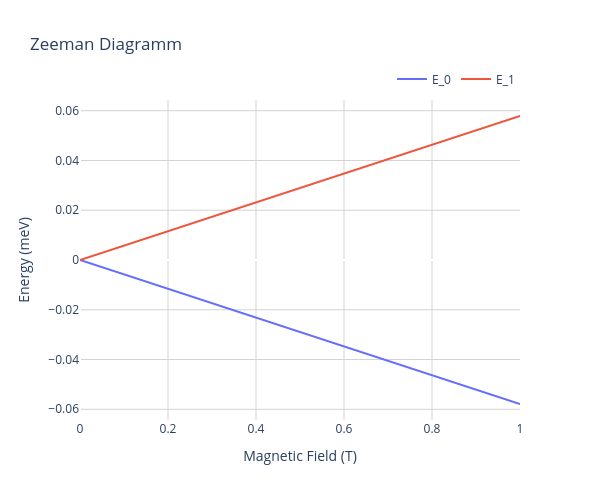
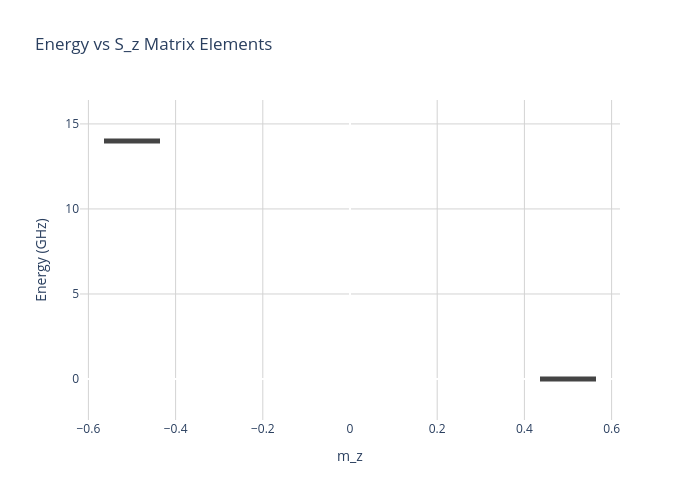

The code cell stored with these charts, in order, in its notebook:
### Code cell
# Create Spin System
spinsys = SpinSys([0.5])

# Modify Spin Hamiltonian Parameters
spinsys.B = [0, 0, 0.5] # Tesla

# First Plots
hamil.plotZeemanDiagramm(spinsys, B_array = np.linspace(0, 1, 50));
hamil.plotEnergyVsS(spinsys, type='z', energyscale='GHz');

### Figure 1 — Plotly figure (JSON) as saved in the notebook; plotly's stock layout.template omitted (floating-point values rounded to 4 significant figures)
{"data": [{"mode": "lines", "name": "E_0", "type": "scatter", "x": [0.0, 0.02041, 0.04082, 0.06122, 0.08163, 0.102, 0.1224, 0.1429, 0.1633, 0.1837, 0.2041, 0.2245, 0.2449, 0.2653, 0.2857, 0.3061, 0.3265, 0.3469, 0.3673, 0.3878, 0.4082, 0.4286, 0.449, 0.4694, 0.4898, 0.5102, 0.5306, 0.551, 0.5714, 0.5918, 0.6122, 0.6327, 0.6531, 0.6735, 0.6939, 0.7143, 0.7347, 0.7551, 0.7755, 0.7959, 0.8163, 0.8367, 0.8571, 0.8776, 0.898, 0.9184, 0.9388, 0.9592, 0.9796, 1.0], "y": [0.0, -0.001181, -0.002362, -0.003544, -0.004725, -0.005906, -0.007087, -0.008269, -0.00945, -0.01063, -0.01181, -0.01299, -0.01417, -0.01536, -0.01654, -0.01772, -0.0189, -0.02008, -0.02126, -0.02244, -0.02362, -0.02481, -0.02599, -0.02717, -0.02835, -0.02953, -0.03071, -0.03189, -0.03307, -0.03426, -0.03544, -0.03662, -0.0378, -0.03898, -0.04016, -0.04134, -0.04252, -0.04371, -0.04489, -0.04607, -0.04725, -0.04843, -0.04961, -0.05079, -0.05197, -0.05316, -0.05434, -0.05552, -0.0567, -0.05788]}, {"mode": "lines", "name": "E_1", "type": "scatter", "x": [0.0, 0.02041, 0.04082, 0.06122, 0.08163, 0.102, 0.1224, 0.1429, 0.1633, 0.1837, 0.2041, 0.2245, 0.2449, 0.2653, 0.2857, 0.3061, 0.3265, 0.3469, 0.3673, 0.3878, 0.4082, 0.4286, 0.449, 0.4694, 0.4898, 0.5102, 0.5306, 0.551, 0.5714, 0.5918, 0.6122, 0.6327, 0.6531, 0.6735, 0.6939, 0.7143, 0.7347, 0.7551, 0.7755, 0.7959, 0.8163, 0.8367, 0.8571, 0.8776, 0.898, 0.9184, 0.9388, 0.9592, 0.9796, 1.0], "y": [0.0, 0.001181, 0.002362, 0.003544, 0.004725, 0.005906, 0.007087, 0.008269, 0.00945, 0.01063, 0.01181, 0.01299, 0.01417, 0.01536, 0.01654, 0.01772, 0.0189, 0.02008, 0.02126, 0.02244, 0.02362, 0.02481, 0.02599, 0.02717, 0.02835, 0.02953, 0.03071, 0.03189, 0.03307, 0.03426, 0.03544, 0.03662, 0.0378, 0.03898, 0.04016, 0.04134, 0.04252, 0.04371, 0.04489, 0.04607, 0.04725, 0.04843, 0.04961, 0.05079, 0.05197, 0.05316, 0.05434, 0.05552, 0.0567, 0.05788]}], "layout": {"height": 500, "legend": {"orientation": "h", "x": 1, "xanchor": "right", "y": 1.02, "yanchor": "bottom"}, "paper_bgcolor": "white", "plot_bgcolor": "white", "title": {"text": "Zeeman Diagramm"}, "width": 600, "xaxis": {"gridcolor": "lightgray", "showgrid": true, "title": {"text": "Magnetic Field (T)"}}, "yaxis": {"gridcolor": "lightgray", "showgrid": true, "title": {"text": "Energy (meV)"}}}}

### Figure 2 — Plotly figure (JSON) as saved in the notebook; plotly's stock layout.template omitted (floating-point values rounded to 4 significant figures)
{"data": [{"hovertemplate": "S: %{x}<br>Energy: %{y}<extra></extra>", "marker": {"color": "black", "line": {"width": 5}, "size": 40, "symbol": "line-ew"}, "mode": "markers", "type": "scatter", "x": [0.5, -0.5], "y": [0.0, 14.0]}], "layout": {"height": 500, "paper_bgcolor": "white", "plot_bgcolor": "white", "title": {"text": "Energy vs S_z Matrix Elements"}, "width": 700, "xaxis": {"gridcolor": "lightgray", "showgrid": true, "title": {"text": "m_z"}}, "yaxis": {"gridcolor": "lightgray", "showgrid": true, "title": {"text": "Energy (GHz)"}}}}
